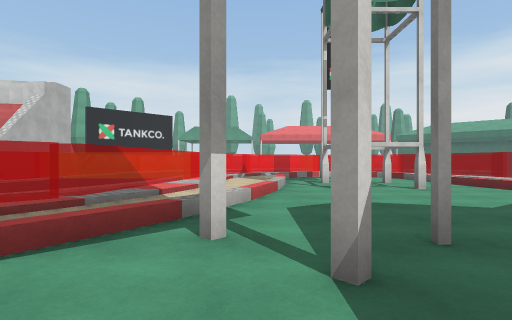
View 1 (above)

21 first-person views from a walk through a Unity game level. The camera is 1.3 m above the floor, looks level and sees 80° across. The floor is counted in squares, 2 m on a side. Each view is taken from the middle of a square. On the plan, view 1 faces up. The plan holds only what a view shows up to about 10 squares ahead; the rest is blank. The place goes on beyond the plan. Some surface patterns are stand-ins.

View 2
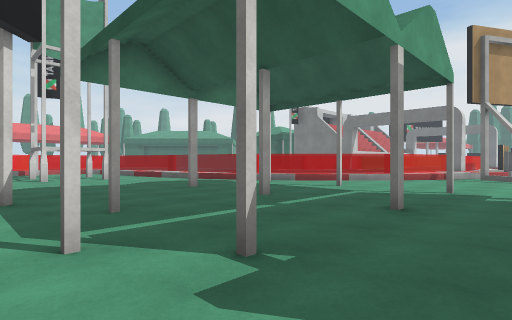

View 3
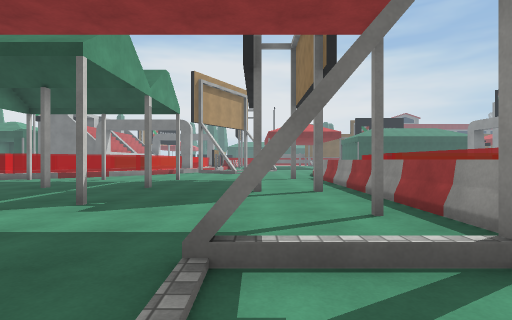

View 4
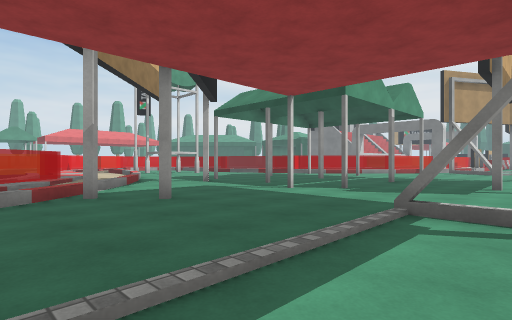

View 5
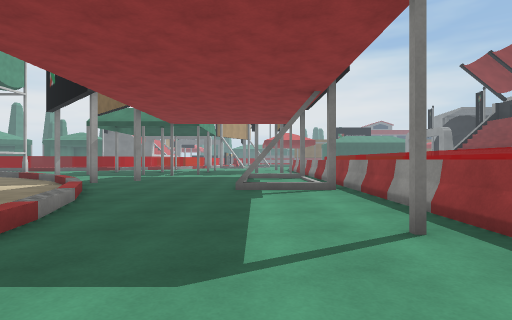

View 6
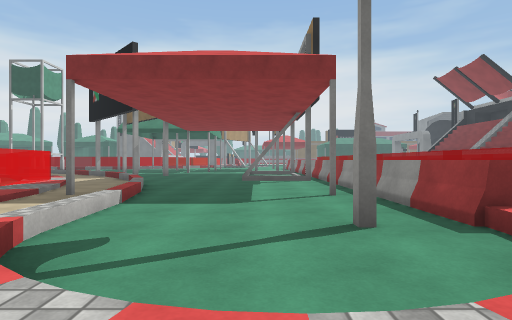

View 7
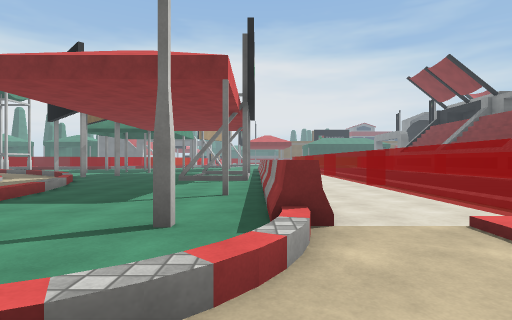

View 8
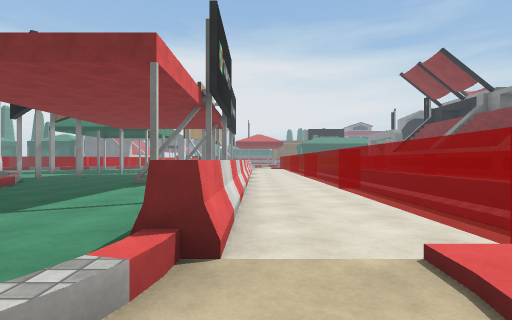

View 9
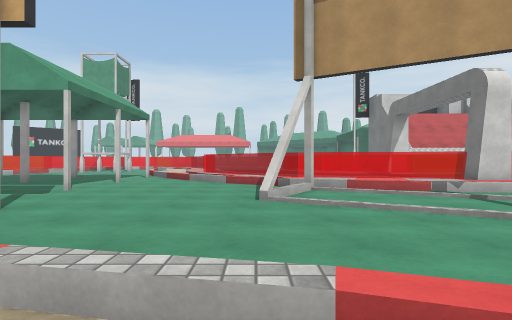

View 10
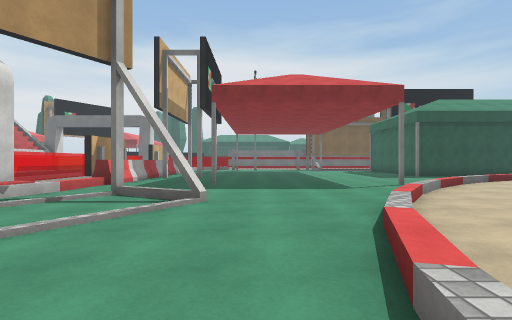

View 11
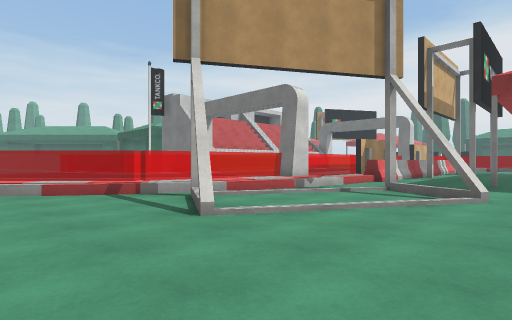

View 12
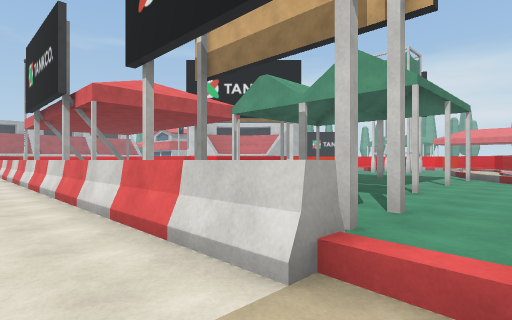

View 13
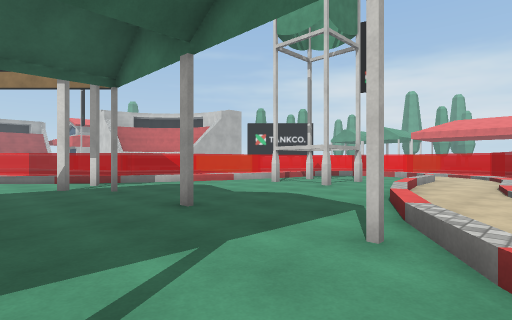

View 14
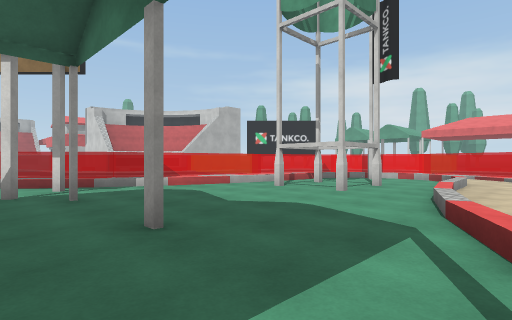

View 15
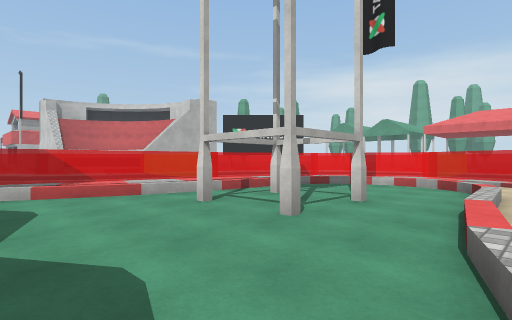

View 16
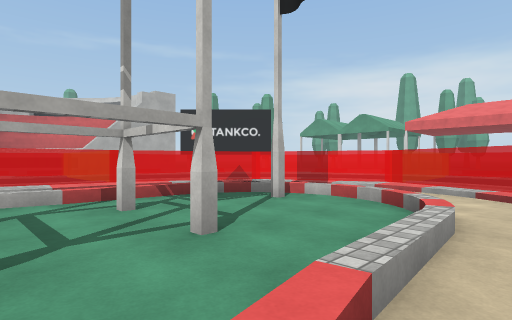

View 17
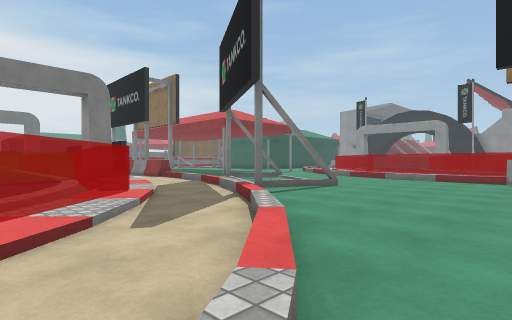

View 18
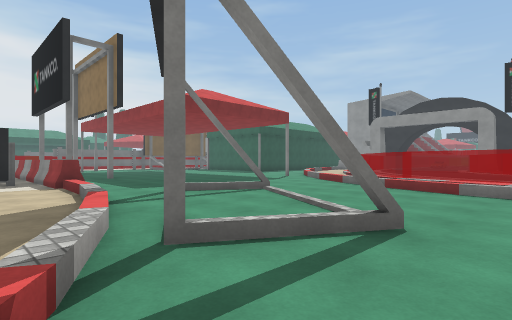

View 19
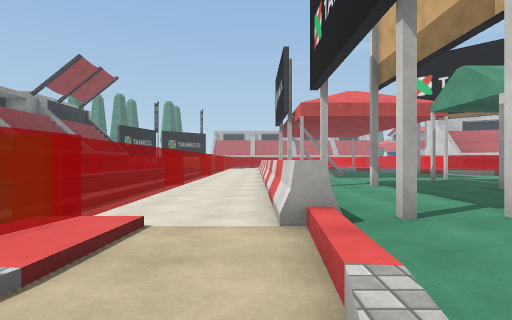

View 20
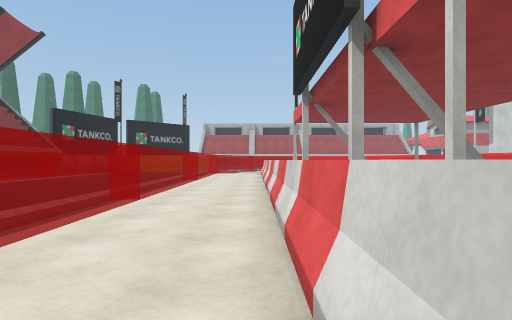

View 21
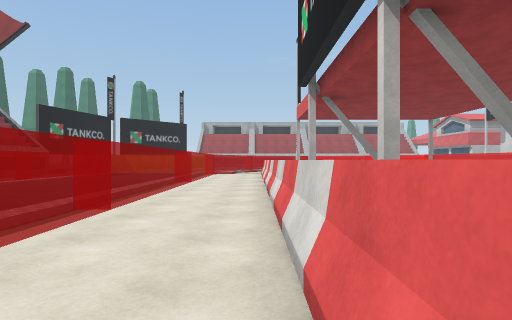

### Floor plan
Key: @ floor where view 1 was taken; # wall or solid block; . main floor; : floor 0.25 m higher than the main floor; / step, stairs or slope; = window, fence, low wall or low ledge; ^ raised ledge; O other object.
Columns run from 15 left of view 1 to 20 right of it. Each row starts with its distance up from view 1.
 13                :/  ./:
 12                /.///./
 11               /./#.././
 10               /./..././
  9               /./#.#/./
  8               /./..././
  7              :...#.#...
  6              :./...../.
  5              /./....././
  4             #./......./.
  3             /./O.....././##
  2            /./..#..#..#/./#
  1           /./..........././
  0       ::/../O..@#..#..#../../:: ##
 -1     ///..//..#............//..////.
 -2     ..#//.......#..#..#....O//.....
 -3   ////.....................///.///^^
 -4  /........................O.../O....
 -5 ./........O...O...#...#....././.....
 -6  /.#..............O........../O..#..
 -7 ../=^^^^^^^^^^^^^^^^^^^=............
 -8  ../////////////////////..///.......
 -9   //...................//....//.....
-10     ###     ####     ###  ://.//....
-11                               ../#..
-12                                ../..
-13                                 ../

Positions as (right, up) in squares from view 1, and headings:
1: (0, 0), facing up
2: (0, -4), facing up-right
3: (-3, -5), facing right
4: (-5, -6), facing up-right
5: (-12, -5), facing right
6: (-15, -5), facing right
7: (-15, -7), facing right
8: (-14, -8), facing right
9: (11, -9), facing up
10: (10, -7), facing right
11: (9, -7), facing up-right
12: (9, -9), facing up-left
13: (8, 0), facing up-left
14: (7, 1), facing up-left
15: (6, 4), facing up-left
16: (6, 7), facing up-left
17: (7, 3), facing down-right
18: (10, -1), facing down-right
19: (11, -8), facing left
20: (3, -8), facing left
21: (2, -8), facing left
